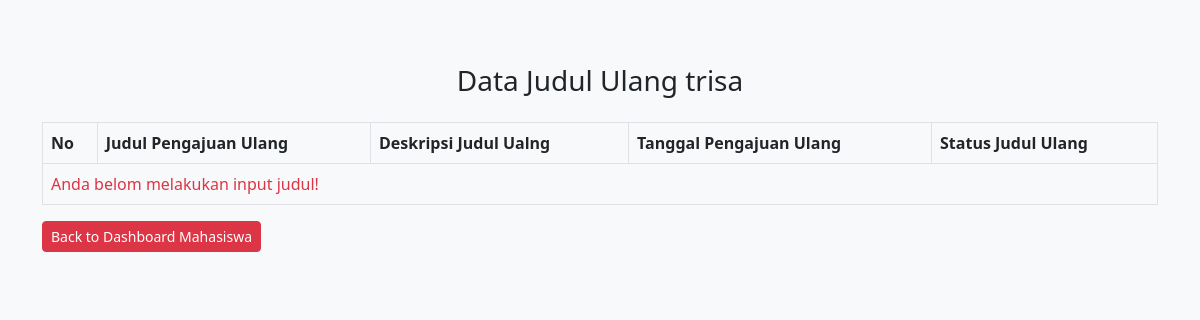
/data_judul_ulang.php (signed in), run on an earlier commit of the app's database.
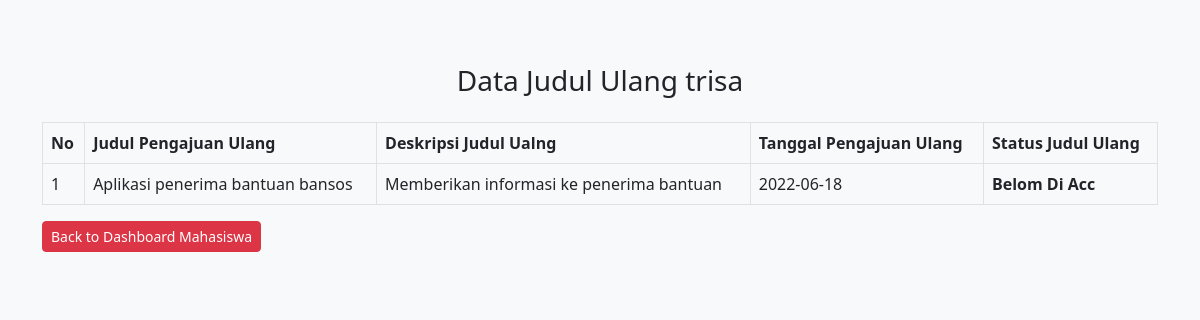
And on a later commit of the database.
### tables this page shows
CREATE TABLE `tb_pengajuan_ulang` (
  `id_pengajuan_ulang` int(11) NOT NULL,
  `id_revisi` int(11) NOT NULL,
  `id_mahasiswa` int(11) NOT NULL,
  `judul_ulang` varchar(100) NOT NULL,
  `deskripsi_judul_ulang` varchar(100) NOT NULL,
  `tanggal_pengajuan_ulang` date NOT NULL,
  `status` varchar(100) NOT NULL
);

### data_judul_ulang.php (the view, shortened to what this page needs)
<?php
include 'koneksi.php';
$id_mahasiswa = $_SESSION['id_mahasiswa'];
$mahasiswa = mysqli_query($conn, "SELECT * FROM tb_mahasiswa WHERE id_mahasiswa = '$id_mahasiswa' ");
$mhs = mysqli_fetch_array($mahasiswa);
?>
<!doctype html>
<html lang="en">
  <head>
    <link href="https://cdn.jsdelivr.net/npm/bootstrap@5.2.0-beta1/dist/css/bootstrap.min.css" rel="stylesheet">
  </head>
  <body class="bg-light">
  <div class="container-fluid">
      <div class="container">
        <br><br>
      <div class="row py-3 text-center">
          <div class="col-lg-12">
                <h3>Data Judul Ulang <?php echo $mhs['username'] ?></h3>
          </div>
      </div>
      <div class="row">
          <div class="col-lg-12">
              <div class="table-responsive">
                  <table class="table table-bordered">
                        <thead>
                            <tr>
                                <th>No</th>
                                <th>Judul Pengajuan Ulang</th>
                                <th>Deskripsi Judul Ualng</th>
                                <th>Tanggal Pengajuan Ulang</th>
                                <th>Status Judul Ulang</th>
                            </tr>
                        </thead>
                        <tbody>
                            <?php
							$judul_ulang = mysqli_query($conn, "SELECT * FROM tb_pengajuan_ulang
                            WHERE id_mahasiswa  = '$id_mahasiswa'
                            ");
                            $no = 1;
							if(mysqli_num_rows($judul_ulang) > 0){
							while($jud = mysqli_fetch_array($judul_ulang)){
				            ?>
                            <tr>
                                <td><?php echo $no++ ?></td>
                                <td><?php echo $jud['judul_ulang'] ?></td>
                                <td><?php echo $jud['deskripsi_judul_ulang'] ?></td>
                                <td><?php echo $jud['tanggal_pengajuan_ulang'] ?></td>
                                <?php if($jud['status'] == '0') {?>
                                <th>Belom Di Acc</th>
                                <?php }elseif($jud['status'] == '1') { ?>
                                <th>Di Terima</th>
                                <?php }elseif($jud['status'] == '2') {?>
                                <th>Di Revisi</th>
                                <?php }else{ ?>
                                <th>Di Tolak</th>
                                <?php } ?>
                            </tr>
                            <?php }}else{ ?>
							<tr>
								<td colspan="9" class="text-danger">Anda belom melakukan input judul!</td>
							</tr>
				            <?php } ?>
                        </tbody>
                  </table>
              </div>
          </div>
      </div>
      <div class="row">
          <div class="col-lg-12">
              <a href="dashboard_mahasiswa.php" class="btn btn-danger btn-sm">Back to Dashboard Mahasiswa</a>
          </div>
      </div>
      </div>
  </div>
  </body>
</html>

What changed in the data, as far as the page shows it:
added tb_pengajuan_ulang: judul_ulang "Aplikasi penerima bantuan bansos", deskripsi_judul_ulang "Memberikan informasi ke penerima bantuan", tanggal_pengajuan_ulang "2022-06-18", status "Belom Di Acc"
Also different on the page:
text no longer shown: "Anda belom melakukan input judul!"
